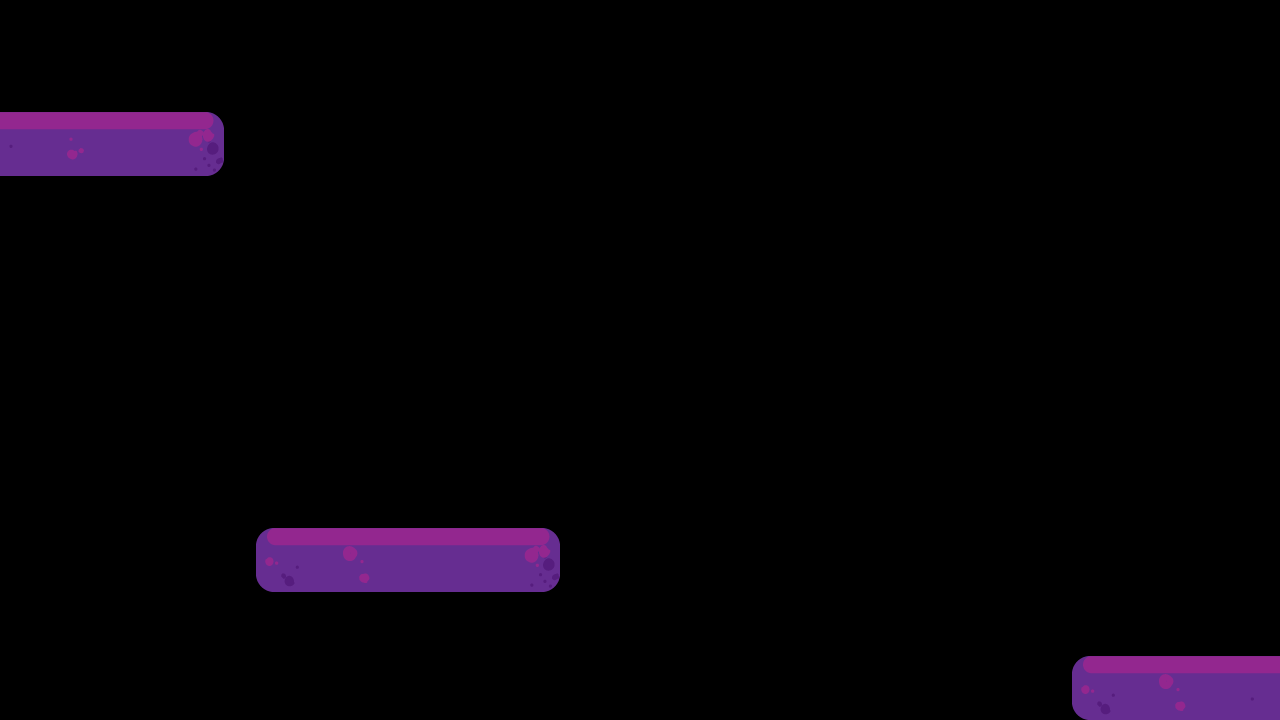

A level layout from a 2D game, rendered from its tile map. Below: a short description, then the map file with tile-grid data replaced by summaries:
An orthogonal 80x45 tile map with 16x16 px tiles, 1 tile layer (Tile Layer 1), 2 tilesets and 1 object.

<map version="1.2" tiledversion="1.2.4" orientation="orthogonal" renderorder="right-down" width="80" height="45" tilewidth="16" tileheight="16" infinite="0" nextlayerid="4" nextobjectid="17">
 <tileset firstgid="1" name="platttspritesheet" tilewidth="16" tileheight="16" tilecount="648" columns="54">
  <image source="../GitHub/CMPM120/Project_Bonds/assets/img/platforms/platttspritesheet.png" trans="000000" width="864" height="192" />
 </tileset>
 <tileset firstgid="649" name="redlrg" tilewidth="272" tileheight="64" tilecount="1" columns="1">
  <image source="redlrg.png" trans="000000" width="272" height="64" />
 </tileset>
 <layer id="1" name="Tile Layer 1" width="80" height="45" locked="1">
  <data>[3600 cells, 184 non-empty, 108 distinct tile ids]</data>
 </layer>
 <objectgroup id="3" name="red_plat">
  <object id="16" gid="649" x="289" y="304" width="272" height="64" />
 </objectgroup>
</map>
